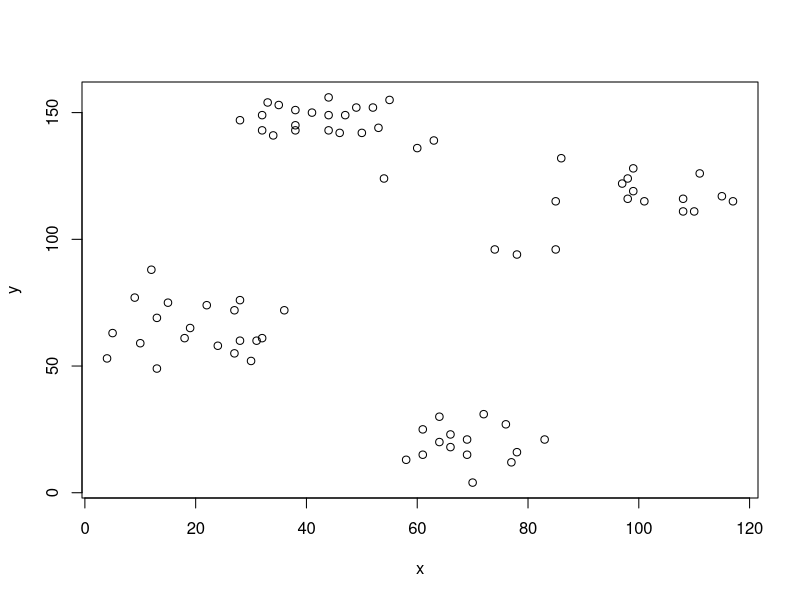
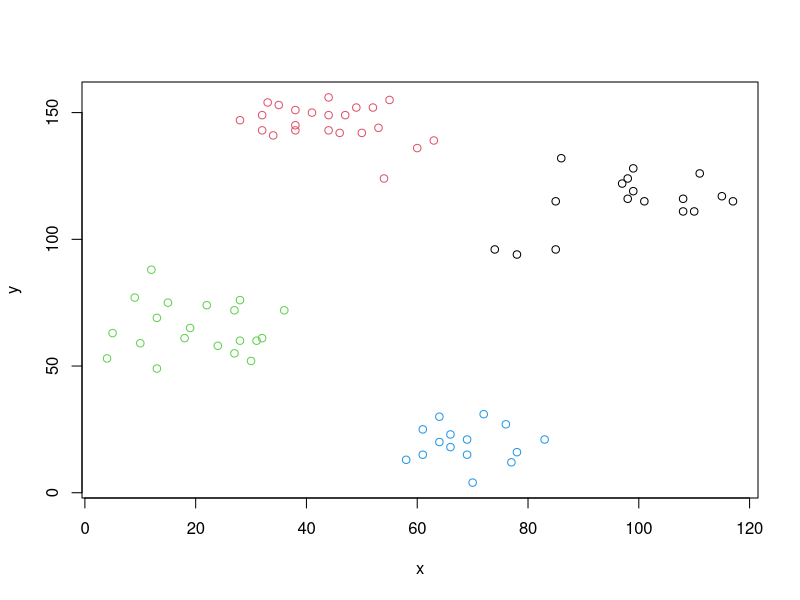

The R source for these figures, in order:
#vo20181220

library(cluster)
data(ruspini)
plot(ruspini)

# grupper per kmeans
grp <- kmeans(ruspini,4)
plot(ruspini,col=grp$cluster)

# lda
library(MASS)
res <- lda(ruspini,grp$cluster)
x <- c(55,80)
predict(res,x)

#qda
library(MASS)
res <- qda(ruspini,grp$cluster)
x <- c(55,80)
predict(res,x)